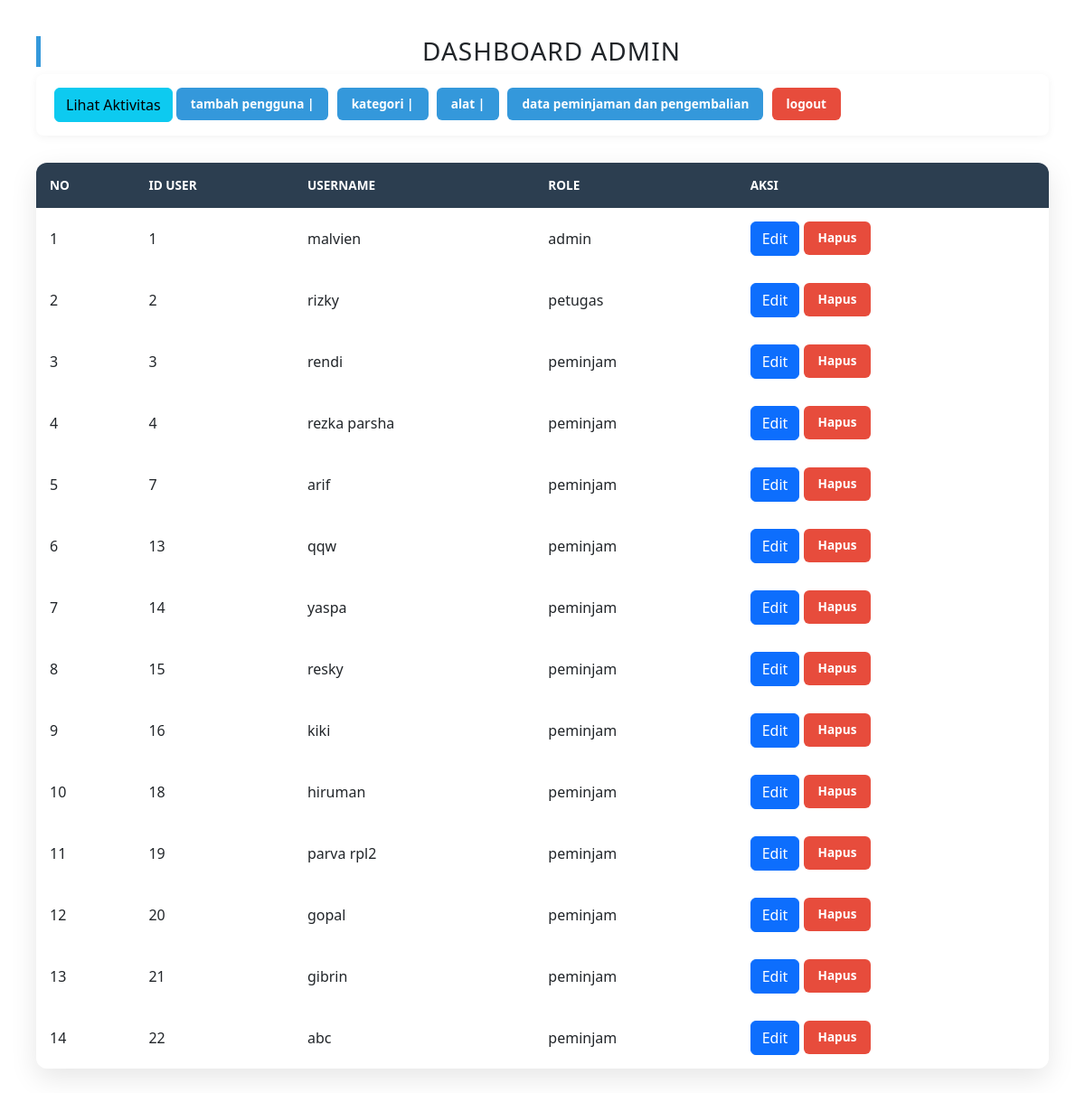
The page /view/v_tampilan_user.php (signed in) on the database its author committed.
### tables this page shows
CREATE TABLE `user` (
  `id_user` int NOT NULL,
  `username` varchar(50) DEFAULT NULL,
  `password` varchar(255) NOT NULL,
  `role` enum('admin','petugas','peminjam') DEFAULT NULL
);

### model/m_user.php (called while the page is built, shortened)
<?php
class m_user {
    private $db;
    public function __construct($db_connection) {
        $this->db = $db_connection;
    }
    public function tampil_data() {
        $sql = "SELECT * FROM user";
        $result = $this->db->query($sql);
        $data = [];
        if ($result) {
            while ($row = $result->fetch_object()) {
                $data[] = $row;
            }
        }
        return $data;
    }
}

### view/v_tampilan_user.php (the view, shortened to what this page needs)
<?php
include_once '../controller/c_user.php';
?>
<!DOCTYPE html>
<html lang="id">
<head>
    <link rel="stylesheet" href="../asset/style_tampilan_user.css">
    <link href="https://cdn.jsdelivr.net/npm/bootstrap@5.3.8/dist/css/bootstrap.min.css" rel="stylesheet">
</head>
<body>
    <h3><center>DASHBOARD ADMIN</h3>
<nav>
<a href="v_log_aktivitas.php" class="btn btn-info"><i class="bi bi-clock-history"></i> Lihat Aktivitas</a>
 <a href="../view/v_tambah_user.php" class="button">tambah pengguna |</a>
  <a href="v_kategori.php" class="button">kategori |</a>
  <a href="v_alat.php" class="button">alat |</a>
  <a href="v_peminjaman_admin.php?tipe=pinjam" class="button">data peminjaman dan pengembalian</a>
  <a href="../controller/c_login.php?aksi=logout" onclick="return confirm('Apakah Anda yakin ingin keluar dari sesi?');" class="buton">logout</a>
  </nav>
    <table>
        <thead>
            <tr>
                <th>No</th>
                <th>ID User</th>
                <th>Username</th>
                <th>Role</th>
                <th>Aksi</th>
            </tr>
        </thead>
        <tbody>
        <?php
        $no = 1;
        if (is_array($users) && count($users) > 0):
            foreach ($users as $data ):
        ?>
            <tr>
                <td><?=$no++?></td>
                <td><?=$data->id_user?></td>
                <td><?=$data->username?></td>
                <td class="<?=$data->role === 'admin' ? 'petugas' : 'peminjam'?>"><?=$data->role?></td>
                <td>
                    <a href="../controller/c_user.php?aksi=edit&id=<?= $data->id_user;?>" class="btn btn-primary">Edit</a>
                    <a href="../controller/c_user.php?id=<?= $data->id_user; ?>&aksi=hapus"
                      onclick="return confirm ('Anda yakin mau menghapus data ini ?')"
                      class="buton">
                      Hapus
                    </a>
                </td>
            </tr>
        <?php
            endforeach;
        else:
        ?>
            <tr>
                <td colspan="5" style="text-align: center;">Tidak ada data pengguna yang ditemukan.</td>
            </tr>
        <?php endif; ?>
        </tbody>
    </table>
</body>
</html>

### controller/c_user.php (shortened to what this page needs)
<?php
require_once '../model/m_koneksi.php';
require_once '../model/m_user.php';
$koneksi_obj = new m_koneksi();
$dbConnection = $koneksi_obj->koneksi;
$user_model = new m_user($dbConnection);
$aksi = $_GET['aksi'] ?? 'tampil';
$id   = $_GET['id'] ?? null;
if ($aksi === 'tampil') {
    $users = $user_model->tampil_data();
    include '../view/v_tampilan_user.php';
    exit();
}
elseif ($aksi === 'edit' && $id) {
    $users = $user_model->tampil_data_by_id($id);
    include_once '../view/v_update_user.php';
    exit();
}
elseif ($aksi === 'hapus' && $id) {
    $result = $user_model->hapus_data($id);
    $pesan = $result ? 'berhasil' : 'gagal';
    echo "<script>alert('Data $pesan dihapus'); window.location='c_user.php';</script>";
    exit();
}

### asset/style_tampilan_user.css (style rules this page uses)
body { font-family: 'Inter', sans-serif; background-color: #f4f7f6; margin: 0; padding: 40px; color: #333; }
h3 { color: #2c3e50; text-transform: uppercase; letter-spacing: 1px; border-left: 5px solid #3498db; padding-left: 15px; margin-bottom: 20px; }
nav { margin-bottom: 30px; background: white; padding: 15px 20px; border-radius: 8px; box-shadow: 0 2px 10px rgba(0,0,0,0.05); }
nav a { text-decoration: none; color: #3498db; font-weight: 600; transition: 0.3s; }
table { width: 100%; border-collapse: collapse; background: white; border-radius: 12px; overflow: hidden; box-shadow: 0 10px 30px rgba(0,0,0,0.1); }
thead { background: #2c3e50; color: #ffffff; }
th { padding: 15px; text-align: left; font-weight: 600; text-transform: uppercase; font-size: 0.85rem; }
td { padding: 15px; border-bottom: 1px solid #eee; vertical-align: middle; }
tbody tr:last-child td { border-bottom: none; }
.button, .buton { text-decoration: none; padding: 8px 16px; border-radius: 6px; font-size: 0.85rem; font-weight: 600; display: inline-block; transition: all 0.3s ease; }
.button { background-color: #3498db; color: white; margin-right: 5px; }
.buton { background-color: #e74c3c; color: white; }

### rows shown on the page
user: id_user "1", username "malvien", role "admin"
user: id_user "2", username "rizky", role "petugas"
user: id_user "3", username "rendi", role "peminjam"
user: id_user "4", username "rezka parsha", role "peminjam"
user: id_user "7", username "arif", role "peminjam"
user: id_user "13", username "qqw", role "peminjam"
user: id_user "14", username "yaspa", role "peminjam"
user: id_user "15", username "resky", role "peminjam"
user: id_user "16", username "kiki", role "peminjam"
user: id_user "18", username "hiruman", role "peminjam"
user: id_user "19", username "parva rpl2", role "peminjam"
user: id_user "20", username "gopal", role "peminjam"
user: id_user "21", username "gibrin", role "peminjam"
user: id_user "22", username "abc", role "peminjam"
